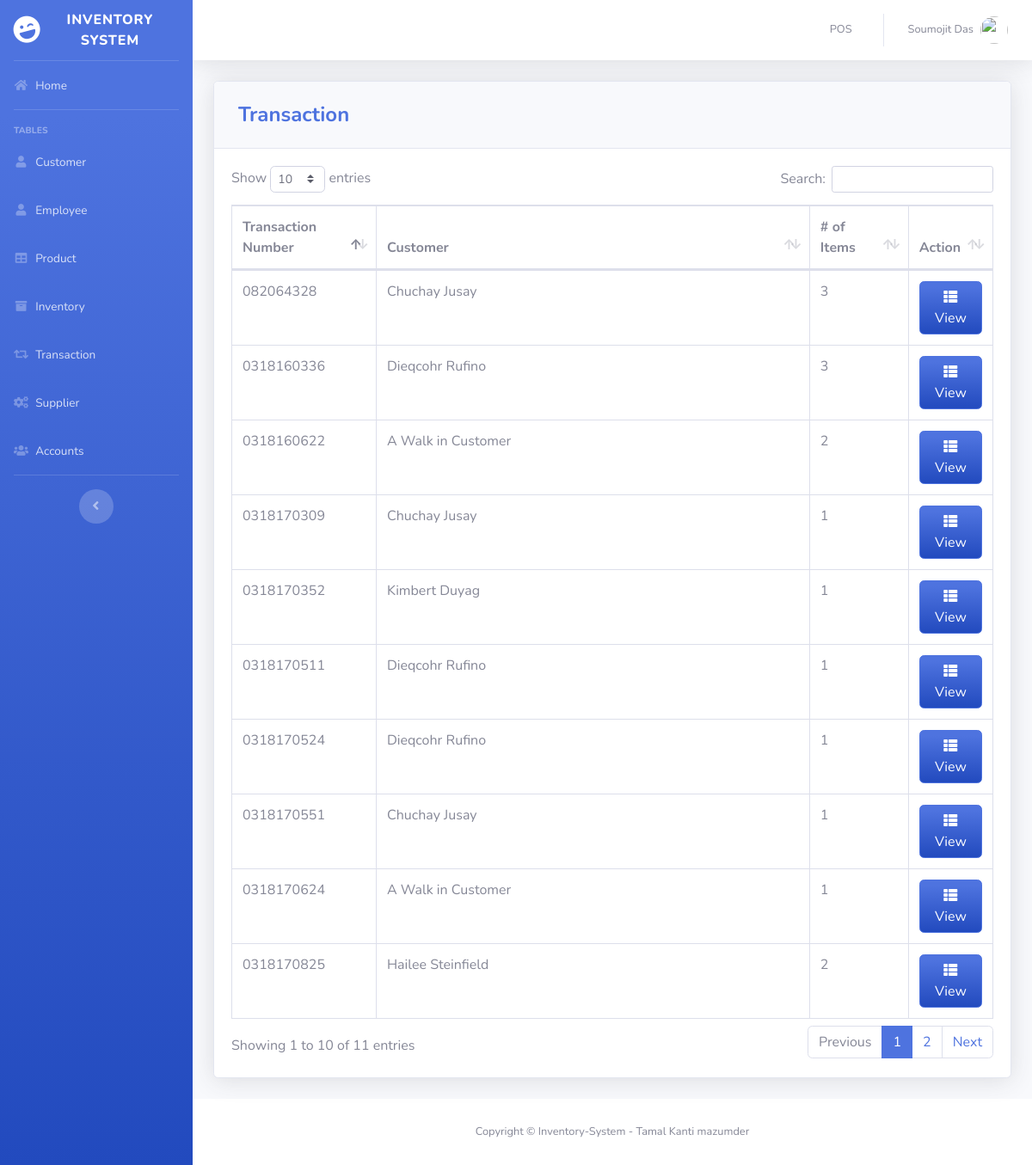
The page /pages/transaction.php (signed in) on the database its author committed.
### tables this page shows
CREATE TABLE `transaction` (
  `TRANS_ID` int(50) NOT NULL,
  `CUST_ID` int(11) DEFAULT NULL,
  `NUMOFITEMS` varchar(250) NOT NULL,
  `SUBTOTAL` varchar(50) NOT NULL,
  `LESSVAT` varchar(50) NOT NULL,
  `NETVAT` varchar(50) NOT NULL,
  `ADDVAT` varchar(50) NOT NULL,
  `GRANDTOTAL` varchar(250) NOT NULL,
  `CASH` varchar(250) NOT NULL,
  `DATE` varchar(50) NOT NULL,
  `TRANS_D_ID` varchar(250) NOT NULL
);

CREATE TABLE `customer` (
  `CUST_ID` int(11) NOT NULL,
  `FIRST_NAME` varchar(50) DEFAULT NULL,
  `LAST_NAME` varchar(50) DEFAULT NULL,
  `PHONE_NUMBER` varchar(11) DEFAULT NULL
);

### pages/transaction.php (the view, shortened to what this page needs)
<?php
include'../includes/connection.php';
include'../includes/sidebar.php';
?>
            <div class="card shadow mb-4">
            <div class="card-header py-3">
              <h4 class="m-2 font-weight-bold text-primary">Transaction</h4>
            </div>
            <div class="card-body">
              <div class="table-responsive">
                <table class="table table-bordered" id="dataTable" width="100%" cellspacing="0">
               <thead>
                   <tr>
                     <th width="19%">Transaction Number</th>
                     <th>Customer</th>
                     <th width="13%"># of Items</th>
                     <th width="11%">Action</th>
                   </tr>
               </thead>
          <tbody>
<?php
    $query = 'SELECT *, FIRST_NAME, LAST_NAME
              FROM transaction T
              JOIN customer C ON T.`CUST_ID`=C.`CUST_ID`
              ORDER BY TRANS_D_ID ASC';
        $result = mysqli_query($db, $query) or die (mysqli_error($db));
            while ($row = mysqli_fetch_assoc($result)) {
                echo '<tr>';
                echo '<td>'. $row['TRANS_D_ID'].'</td>';
                echo '<td>'. $row['FIRST_NAME'].' '. $row['LAST_NAME'].'</td>';
                echo '<td>'. $row['NUMOFITEMS'].'</td>';
                      echo '<td align="right">
                              <a type="button" class="btn btn-primary bg-gradient-primary" href="trans_view.php?action=edit & id='.$row['TRANS_ID'] . '"><i class="fas fa-fw fa-th-list"></i> View</a>
                          </div> </td>';
                echo '</tr> ';
                        }
?>
<?php
include'../includes/footer.php';
?>

### rows shown on the page
transaction: TRANS_D_ID "0318160336", CUST_ID.FIRST_NAME "Dieqcohr", CUST_ID.LAST_NAME "Rufino", NUMOFITEMS "3"
transaction: TRANS_D_ID "0318160622", CUST_ID.FIRST_NAME "A Walk in Customer", NUMOFITEMS "2"
transaction: TRANS_D_ID "0318170309", CUST_ID.FIRST_NAME "Chuchay", CUST_ID.LAST_NAME "Jusay", NUMOFITEMS "1"
transaction: TRANS_D_ID "0318170352", CUST_ID.FIRST_NAME "Kimbert", CUST_ID.LAST_NAME "Duyag", NUMOFITEMS "1"
transaction: TRANS_D_ID "0318170511", CUST_ID.FIRST_NAME "Dieqcohr", CUST_ID.LAST_NAME "Rufino", NUMOFITEMS "1"
transaction: TRANS_D_ID "0318170524", CUST_ID.FIRST_NAME "Dieqcohr", CUST_ID.LAST_NAME "Rufino", NUMOFITEMS "1"
transaction: TRANS_D_ID "0318170551", CUST_ID.FIRST_NAME "Chuchay", CUST_ID.LAST_NAME "Jusay", NUMOFITEMS "1"
transaction: TRANS_D_ID "0318170624", CUST_ID.FIRST_NAME "A Walk in Customer", NUMOFITEMS "1"
transaction: TRANS_D_ID "0318170825", CUST_ID.FIRST_NAME "Hailee", CUST_ID.LAST_NAME "Steinfield", NUMOFITEMS "2"
transaction: TRANS_D_ID "082064328", CUST_ID.FIRST_NAME "Chuchay", CUST_ID.LAST_NAME "Jusay", NUMOFITEMS "3"

### other values the page prints
$_SESSION['FIRST_NAME'] "Soumojit"
$_SESSION['LAST_NAME'] "Das"
